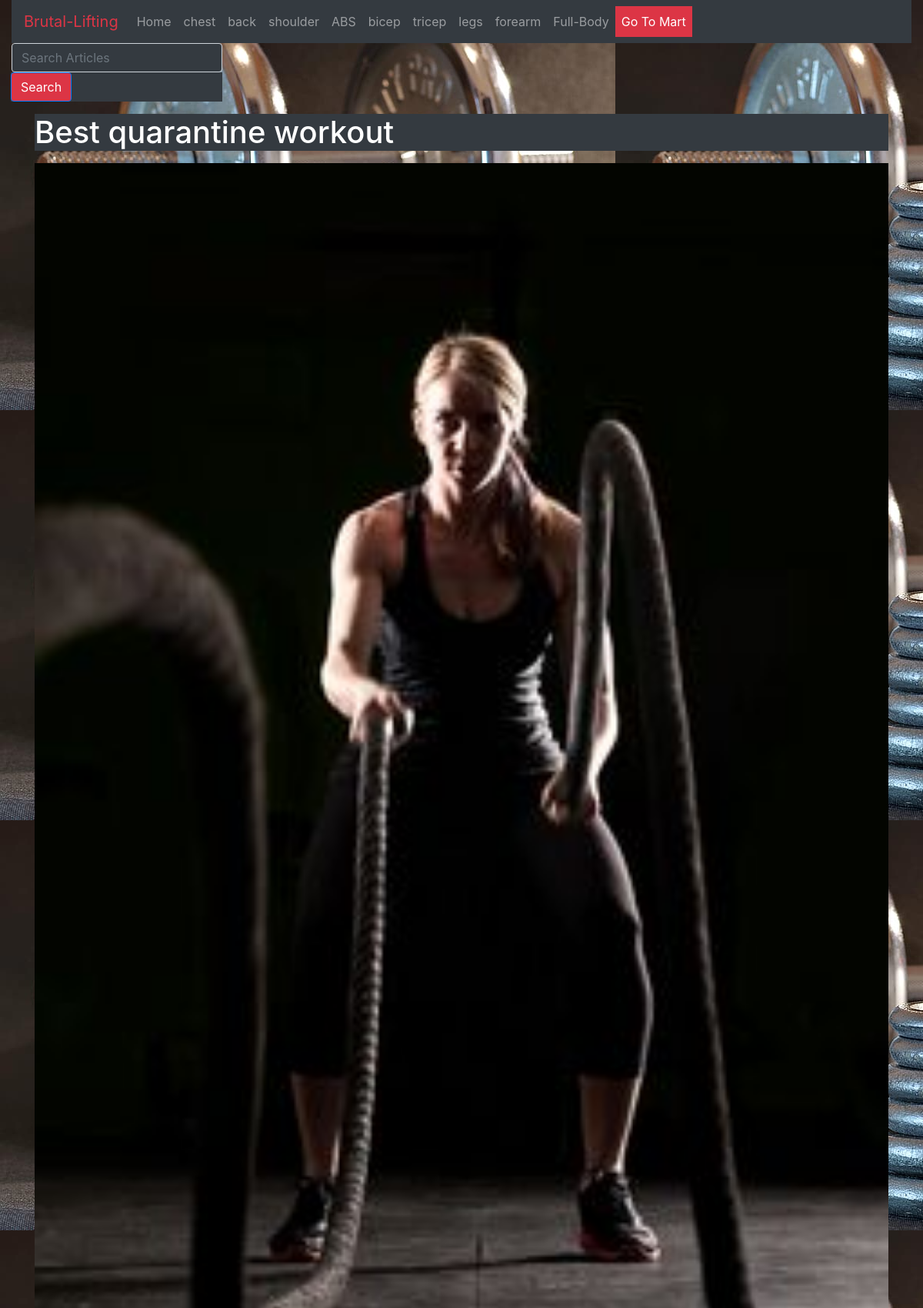
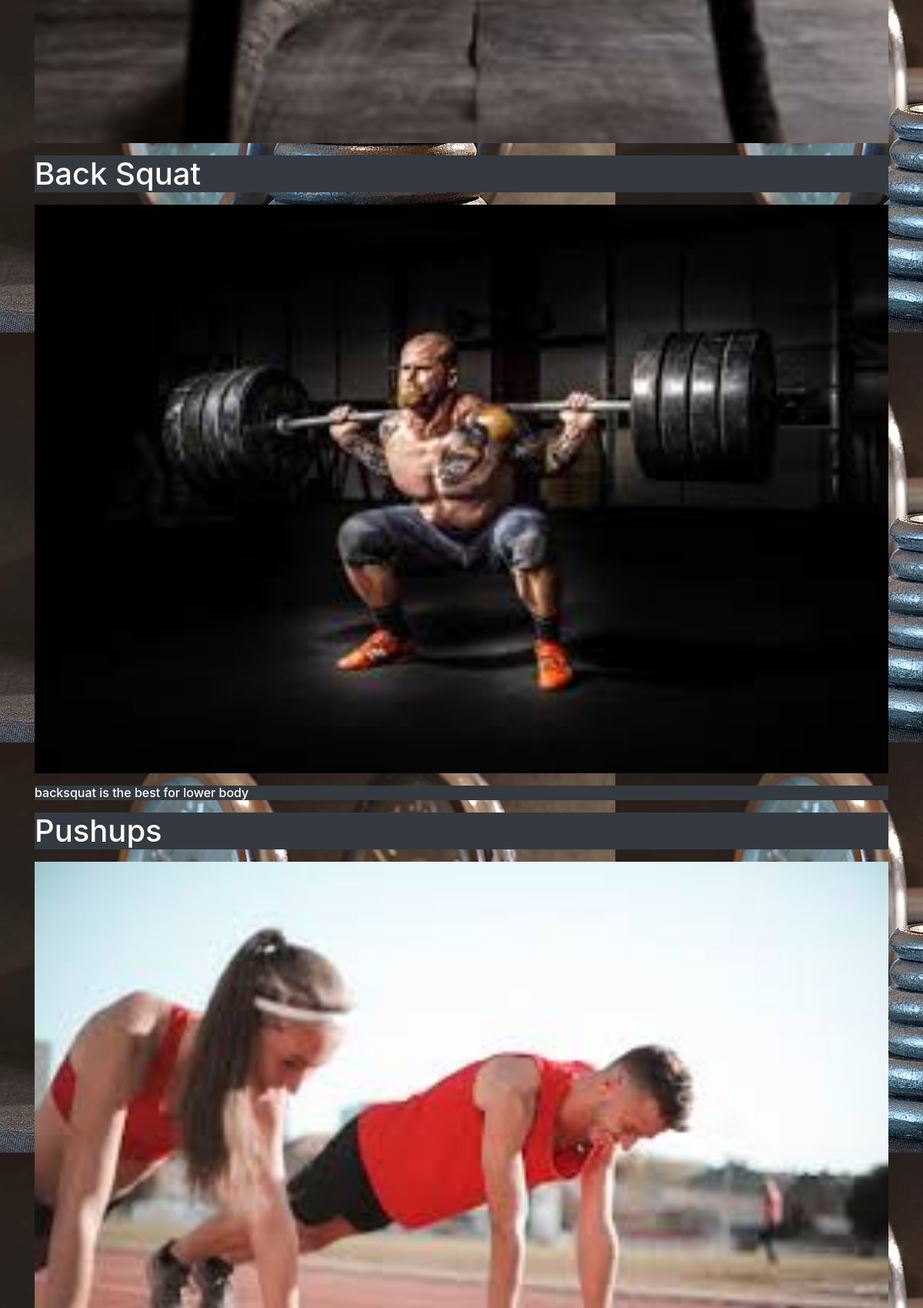
Screenshot of /blog_detail/1 (upper part) with the database file from the repository (2 pictures, top to bottom).
### fitness_blog/models.py (models this page shows, shortened)
class Blogpost(models.Model):
    post_id = models.AutoField(primary_key=True)
    title = models.CharField(max_length=100)
    intro = models.CharField(max_length=100, default="")
    heading1 = models.CharField(max_length=50 , default="")
    image1 = models.ImageField(upload_to='blog/images', default="")
    content1 = models.TextField(default="")
    heading2 = models.CharField(max_length=50, default="")
    image2 = models.ImageField(upload_to='blog/images', default="")
    content2 = models.TextField(default="")
    heading3 = models.CharField(max_length=50 , default="")
    image3 = models.ImageField(upload_to='blog/images', default="")
    content3 = models.TextField(default="")
    heading4 = models.CharField(max_length=50, default="")
    image4 = models.ImageField(upload_to='blog/images', default="")
    content4 = models.TextField(default="")
    heading5 = models.CharField(max_length=50, default="")
    image5 = models.ImageField(upload_to='blog/images', default="")
    content5 = models.TextField(default="")
    heading6 = models.CharField(max_length=50, default="")
    image6 = models.ImageField(upload_to='blog/images', default="")
    content6 = models.TextField(default="")
    thumbnail = models.ImageField(upload_to='blog/images', default="")

### fitness_blog/views.py (the view)
# urls.py: path("blog_detail/<int:id>", views.blog_detail, name = "blog"),
def blog_detail(request, id):
    blog = Blogpost.objects.filter(post_id=id)[0]
    return render(request,"blog/blog_detail.html", {"blog": blog})

### fitness_blog/templates/blog/blog_detail.html (shortened to what this page needs)
{% extends 'blog/basic.html' %}
{% block body %}
<div class="container">
  <h1 class="text-white bg-dark my-3">{{blog.title}}</h1>
     <img src="/media/{{blog.thumbnail}}" class="img-fluid" alt="Responsive image">
    <h1 class="text-white bg-dark my-3">{{blog.heading1}}</h1>
    <img src="/media/{{blog.image1}}" class="img-fluid" alt="Responsive image">
    <h6 class="text-white bg-dark my-3">{{blog.content1}}</h6>
    <h1 class="text-white bg-dark my-3">{{blog.heading2}}</h1>
    <img src="/media/{{blog.image2}}" class="img-fluid" alt="Responsive image">
</div>
{% endblock %}

### fitness_blog/templates/blog/basic.html (style rules this page uses)
.img-fluid { width: 100%; height: 25%; }

### rows the page displays
Blogpost: title "Best quarantine workout", thumbnail (picture), heading1 "Back Squat", image1 (picture), content1 "backsquat is the best for lower body", heading2 "Pushups", image2 (picture)
